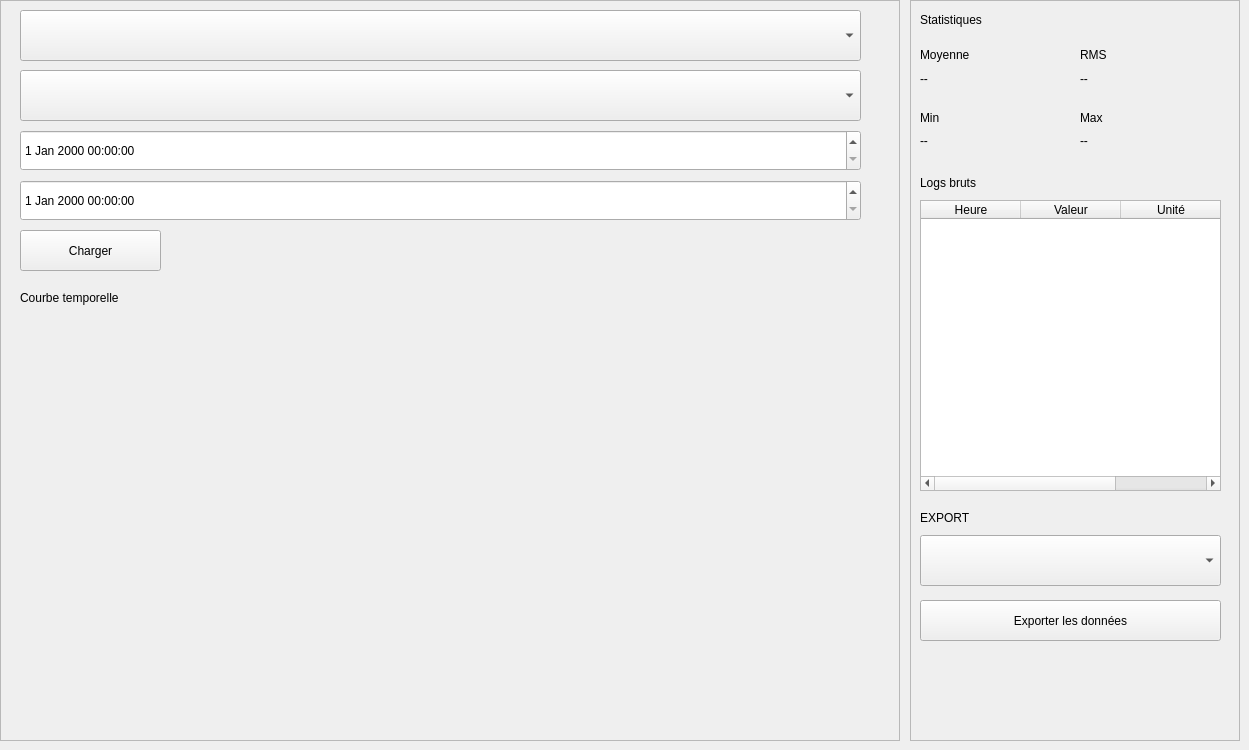
                        <widget class="QWidget" name="tab_7">
                            <attribute name="title">
                                <string>Historique</string>
                            </attribute>
                            <widget class="QFrame" name="frame_historique_graphes">
                                <property name="geometry">
                                    <rect>
                                        <x>0</x>
                                        <y>0</y>
                                        <width>900</width>
                                        <height>741</height>
                                    </rect>
                                </property>
                                <property name="frameShape">
                                    <enum>QFrame::StyledPanel</enum>
                                </property>
                                <property name="frameShadow">
                                    <enum>QFrame::Raised</enum>
                                </property>
                                <widget class="QComboBox" name="combo_histo_capteur">
                                    <property name="geometry">
                                        <rect>
                                            <x>20</x>
                                            <y>10</y>
                                            <width>841</width>
                                            <height>51</height>
                                        </rect>
                                    </property>
                                </widget>
                                <widget class="QComboBox" name="combo_histo_periode">
                                    <property name="geometry">
                                        <rect>
                                            <x>20</x>
                                            <y>70</y>
                                            <width>841</width>
                                            <height>51</height>
                                        </rect>
                                    </property>
                                </widget>
                                <widget class="QDateTimeEdit" name="datetime_histo_debut">
                                    <property name="geometry">
                                        <rect>
                                            <x>20</x>
                                            <y>130</y>
                                            <width>841</width>
                                            <height>41</height>
                                        </rect>
                                    </property>
                                </widget>
                                <widget class="QDateTimeEdit" name="datetime_histo_fin">
                                    <property name="geometry">
                                        <rect>
                                            <x>20</x>
                                            <y>180</y>
                                            <width>841</width>
                                            <height>41</height>
                                        </rect>
                                    </property>
                                </widget>
                                <widget class="QPushButton" name="btn_histo_load">
                                    <property name="geometry">
                                        <rect>
                                            <x>20</x>
                                            <y>230</y>
                                            <width>141</width>
                                            <height>41</height>
                                        </rect>
                                    </property>
                                    <property name="text">
                                        <string>Charger</string>
                                    </property>
                                </widget>
                                <widget class="QLabel" name="label_histo_courbe_title">
                                    <property name="geometry">
                                        <rect>
                                            <x>20</x>
                                            <y>290</y>
                                            <width>101</width>
                                            <height>16</height>
                                        </rect>
                                    </property>
                                    <property name="text">
                                        <string>Courbe temporelle</string>
                                    </property>
                                </widget>
                                <widget class="QWidget" name="widget_courbe" native="true">
                                    <property name="geometry">
                                        <rect>
                                            <x>10</x>
                                            <y>310</y>
                                            <width>871</width>
                                            <height>400</height>
                                        </rect>
                                    </property>
                                </widget>
                            </widget>
                            <widget class="QFrame" name="frame_historique_side">
                                <property name="geometry">
                                    <rect>
                                        <x>910</x>
                                        <y>0</y>
                                        <width>330</width>
                                        <height>741</height>
                                    </rect>
                                </property>
                                <property name="frameShape">
                                    <enum>QFrame::StyledPanel</enum>
                                </property>
                                <property name="frameShadow">
                                    <enum>QFrame::Raised</enum>
                                </property>
                                <widget class="QLabel" name="label_stats_title">
                                    <property name="geometry">
                                        <rect>
                                            <x>10</x>
                                            <y>10</y>
                                            <width>300</width>
                                            <height>20</height>
                                        </rect>
                                    </property>
                                    <property name="text">
                                        <string>Statistiques</string>
                                    </property>
                                </widget>
                                <!-- Moyenne | RMS -->
                                <widget class="QLabel" name="label_stats_moyenne_title">
                                    <property name="geometry">
                                        <rect>
                                            <x>10</x>
                                            <y>45</y>
                                            <width>140</width>
                                            <height>20</height>
                                        </rect>
                                    </property>
                                    <property name="text">
                                        <string>Moyenne</string>
                                    </property>
                                </widget>
                                <widget class="QLabel" name="label_stats_rms_title">
                                    <property name="geometry">
                                        <rect>
                                            <x>170</x>
                                            <y>45</y>
                                            <width>140</width>
                                            <height>20</height>
                                        </rect>
                                    </property>
                                    <property name="text">
                                        <string>RMS</string>
                                    </property>
                                </widget>
                                <widget class="QLabel" name="label_stats_moyenne_val">
                                    <property name="geometry">
                                        <rect>
                                            <x>10</x>
                                            <y>68</y>
                                            <width>150</width>
                                            <height>22</height>
                                        </rect>
                                    </property>
                                    <property name="text">
                                        <string>--</string>
                                    </property>
                                </widget>
                                <widget class="QLabel" name="label_stats_rms_val">
                                    <property name="geometry">
                                        <rect>
                                            <x>170</x>
                                            <y>68</y>
                                            <width>150</width>
                                            <height>22</height>
                                        </rect>
                                    </property>
                                    <property name="text">
                                        <string>--</string>
                                    </property>
                                </widget>
                                <!-- Min | Max -->
                                <widget class="QLabel" name="label_stats_min_title">
                                    <property name="geometry">
                                        <rect>
                                            <x>10</x>
                                            <y>108</y>
                                            <width>140</width>
                                            <height>20</height>
                                        </rect>
                                    </property>
                                    <property name="text">
                                        <string>Min</string>
                                    </property>
                                </widget>
                                <widget class="QLabel" name="label_stats_max_title">
                                    <property name="geometry">
                                        <rect>
                                            <x>170</x>
                                            <y>108</y>
                                            <width>140</width>
                                            <height>20</height>
                                        </rect>
                                    </property>
                                    <property name="text">
                                        <string>Max</string>
                                    </property>
                                </widget>
                                <widget class="QLabel" name="label_stats_min_val">
                                    <property name="geometry">
                                        <rect>
                                            <x>10</x>
                                            <y>130</y>
                                            <width>150</width>
                                            <height>22</height>
                                        </rect>
                                    </property>
                                    <property name="text">
                                        <string>--</string>
                                    </property>
                                </widget>
                                <widget class="QLabel" name="label_stats_max_val">
                                    <property name="geometry">
                                        <rect>
                                            <x>170</x>
                                            <y>130</y>
                                            <width>150</width>
                                            <height>22</height>
                                        </rect>
                                    </property>
                                    <property name="text">
                                        <string>--</string>
                                    </property>
                                </widget>
                                <widget class="QLabel" name="label_logs_title">
                                    <property name="geometry">
                                        <rect>
                                            <x>10</x>
                                            <y>175</y>
                                            <width>80</width>
                                            <height>16</height>
                                        </rect>
                                    </property>
                                    <property name="text">
                                        <string>Logs bruts</string>
                                    </property>
                                </widget>
                                <widget class="QTableWidget" name="table_logs">
                                    <property name="geometry">
                                        <rect>
                                            <x>10</x>
                                            <y>200</y>
                                            <width>301</width>
                                            <height>291</height>
                                        </rect>
                                    </property>
                                    <column>
                                        <property name="text">
                                            <string>Heure</string>
                                        </property>
                                    </column>
                                    <column>
                                        <property name="text">
                                            <string>Valeur</string>
                                        </property>
                                    </column>
                                    <column>
                                        <property name="text">
                                            <string>Unité</string>
                                        </property>
                                    </column>
                                </widget>
                                <widget class="QLabel" name="label_export_title">
                                    <property name="geometry">
                                        <rect>
                                            <x>10</x>
                                            <y>510</y>
                                            <width>80</width>
                                            <height>16</height>
                                        </rect>
                                    </property>
                                    <property name="text">
                                        <string>EXPORT</string>
                                    </property>
                                </widget>
                                <widget class="QComboBox" name="combo_export_format">
                                    <property name="geometry">
                                        <rect>
                                            <x>10</x>
                                            <y>535</y>
                                            <width>301</width>
                                            <height>51</height>
                                        </rect>
                                    </property>
                                </widget>
                                <widget class="QPushButton" name="btn_export_histo">
                                    <property name="geometry">
                                        <rect>
                                            <x>10</x>
                                            <y>600</y>
                                            <width>301</width>
                                            <height>41</height>
                                        </rect>
                                    </property>
                                    <property name="text">
                                        <string>Exporter les données</string>
                                    </property>
                                </widget>
                            </widget>
                        </widget>
